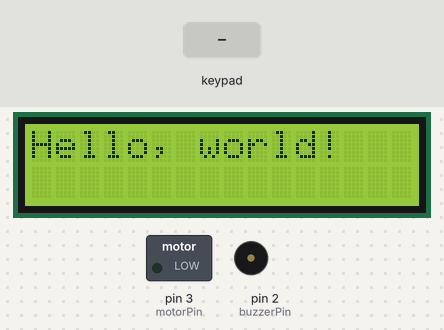
The sketch below on a simulated Arduino Uno, built with avr-gcc and run on an emulated ATmega328P. On the bench: 16×2 character LCD, switched loads named in the sketch (green lamp = pin HIGH), buzzer (waves = sounding). Inputs (shaded band) come from the test bench. What the sketch prints to the serial monitor is not drawn.

Above: at 1.2 s.
1.3 s: keypad keys 7 6 5 4 # pressed 0.4 s apart
At 4.1 s:
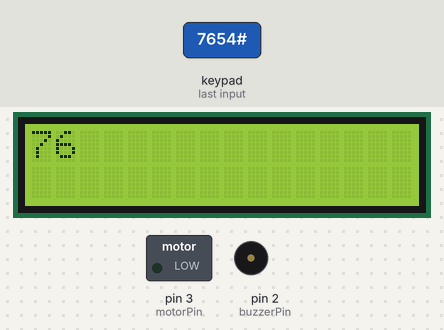
4.8 s: key 'A' pressed
At 7.6 s:
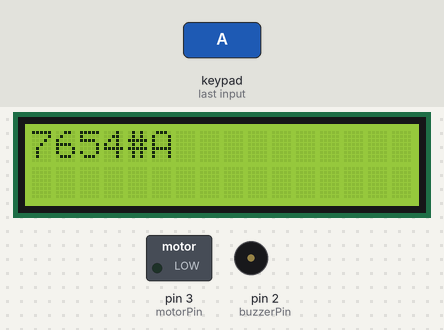
7.8 s: key 'B' pressed
At 9.8 s:
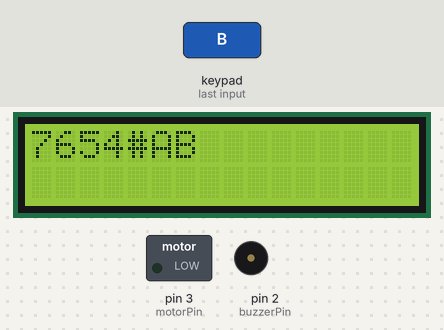
10.1 s: keypad keys 7 6 5 4 D pressed 0.4 s apart
At 10.57 s:
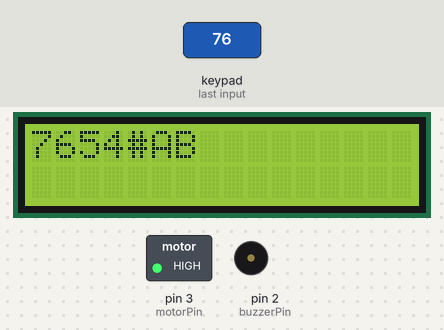
13.6 s: key 'C' pressed
16.6 s: keypad keys 1 3 9 7 # pressed 0.4 s apart
At 22.9 s:
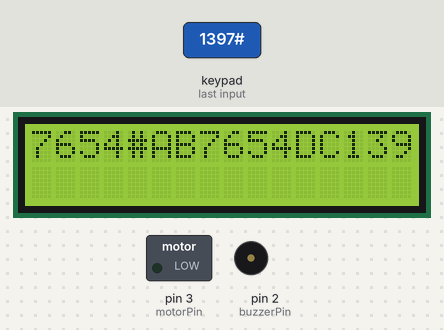
Timing chart, 0 to 23.2 s (numbered marks = the images above; inputs shaded):
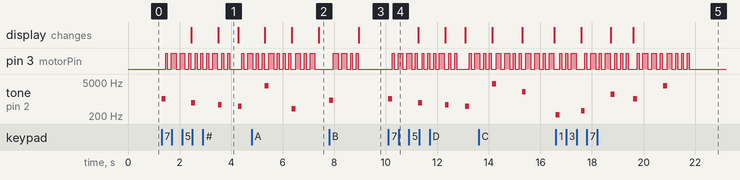

Measured:
- after the input at 1.3 s, tone on pin 2 (buzzerPin): plays 1046 Hz for 0.15 s, 698 Hz for 0.15 s, 587 Hz for 0.15 s, 493 Hz for 0.15 s, starting at once; the display: first changes after 1.2 s (image 1 shows a later state)
- after the input at 4.8 s, the display: first differs from a run without the input after 2.6 s (image 2)
- after the input at 7.8 s, pin 3 (motorPin): LOW → HIGH after 0.16 s, → LOW 0.19 s later, → HIGH 0.15 s later, → LOW 0.19 s later, … (8 changes in this stretch); tone on pin 2 (buzzerPin): silent → 880 Hz at once, → silent 0.15 s later; the display: changes after 1.1 s (image 3)
- after the input at 10.1 s, tone on pin 2 (buzzerPin): plays 1046 Hz for 0.15 s, 698 Hz for 0.15 s, 587 Hz for 0.15 s, 493 Hz for 0.15 s, starting at once
- after the input at 16.6 s, tone on pin 2 (buzzerPin): plays 220 Hz for 0.15 s, 329 Hz for 0.15 s, 1567 Hz for 0.15 s, 1046 Hz for 0.15 s, 3520 Hz for 0.15 s, starting at once; the display: first changes after 0.98 s (image 5 shows a later state)
- what the display in image 1 shows lasts 0.8 s, from 3.5 s to 4.3 s

The sketch:

DesafioEmbs.ino
```cpp
#include <Keypad.h>
#include <LiquidCrystal_I2C.h>

#define motorPin  3
#define buzzerPin 2

LiquidCrystal_I2C lcd(0x3f, 16, 2);

const byte ROWS = 4;
const byte COLS = 4;
char keys[ROWS][COLS] = {
  {'1', '2', '3', 'A'},
  {'4', '5', '6', 'B'},
  {'7', '8', '9', 'C'},
  {'*', '0', '#', 'D'}
};
byte rowPins[ROWS] = {11, 10, 9, 8};
byte colPins[COLS] = { 7,  6, 5, 4};

Keypad keypad = Keypad( makeKeymap(keys), rowPins, colPins, ROWS, COLS );

String str = "";

float octave = 0;
float octaves[ROWS][COLS] = {
  {220, 261, 329, 392},
  {493, 587, 698, 880},
  {1046, 1318, 1567, 1975},
  {2349, 2793, 3520, 4186}
};

String vib[ROWS][COLS] = {
  {"**- ", "*-**", "*-*-", "-*- "},
  {"*-**", "**  ", "***-", "--**"},
  {"*--*", "****", "*** ", "--*-"},
  {"----", "*---", "-***", "--**"},
};

void setup() {
  Serial.begin(9600);

  pinMode(motorPin,  OUTPUT);
  pinMode(buzzerPin, OUTPUT);

  lcd.begin();
  lcd.backlight();
  lcd.print("Hello, world!");
}

void loop() {
  char key = keypad.getKey();

  if (key) {
    if (key == '*') str = "";
    else str += key;

    Serial.println(key);
    keyToAssist(key);

    lcd.clear();
    lcd.print(str);
  }
}

void keyToAssist(char key) {
  for (int i = 0; i < ROWS; i++) {
    for (int j = 0; j < COLS; j++) {
      if (key == keys[i][j]) {
        octave = octaves[i][j];
        tone(buzzerPin, octave, 150);

        motorCode(vib[i][j], 75);
      }
    }
  }
}

void motorCode(String code, int wait) {
  for (int i = 0; i < code.length(); i++) {
    digitalWrite(motorPin, LOW);
    delay(wait * 2);

    if (code[i] == '*') {
      digitalWrite(motorPin, HIGH);
      delay(wait);
    }

    else if (code[i] == '-') {
      digitalWrite(motorPin, HIGH);
      delay(wait * 2.5);
    }
  }

  digitalWrite(motorPin, LOW);
}
```
